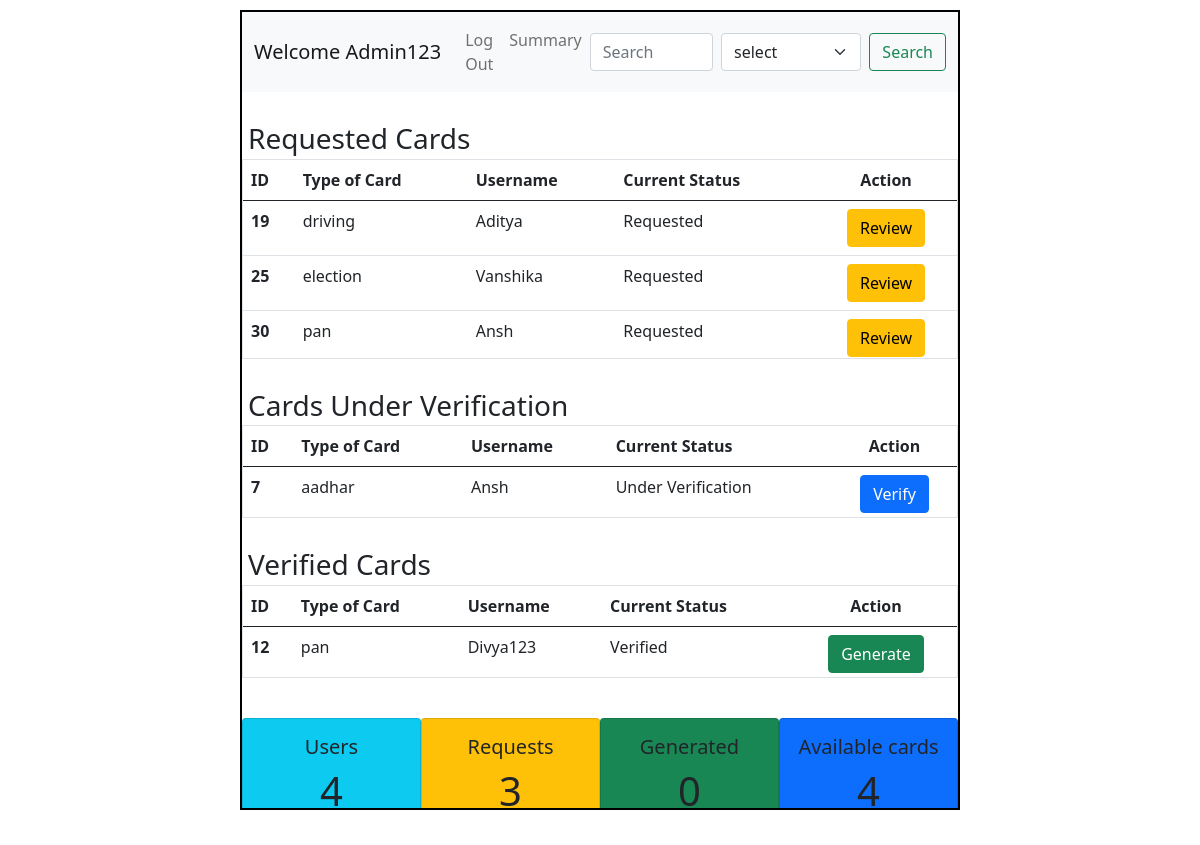
The page /admin on the database as committed earlier.
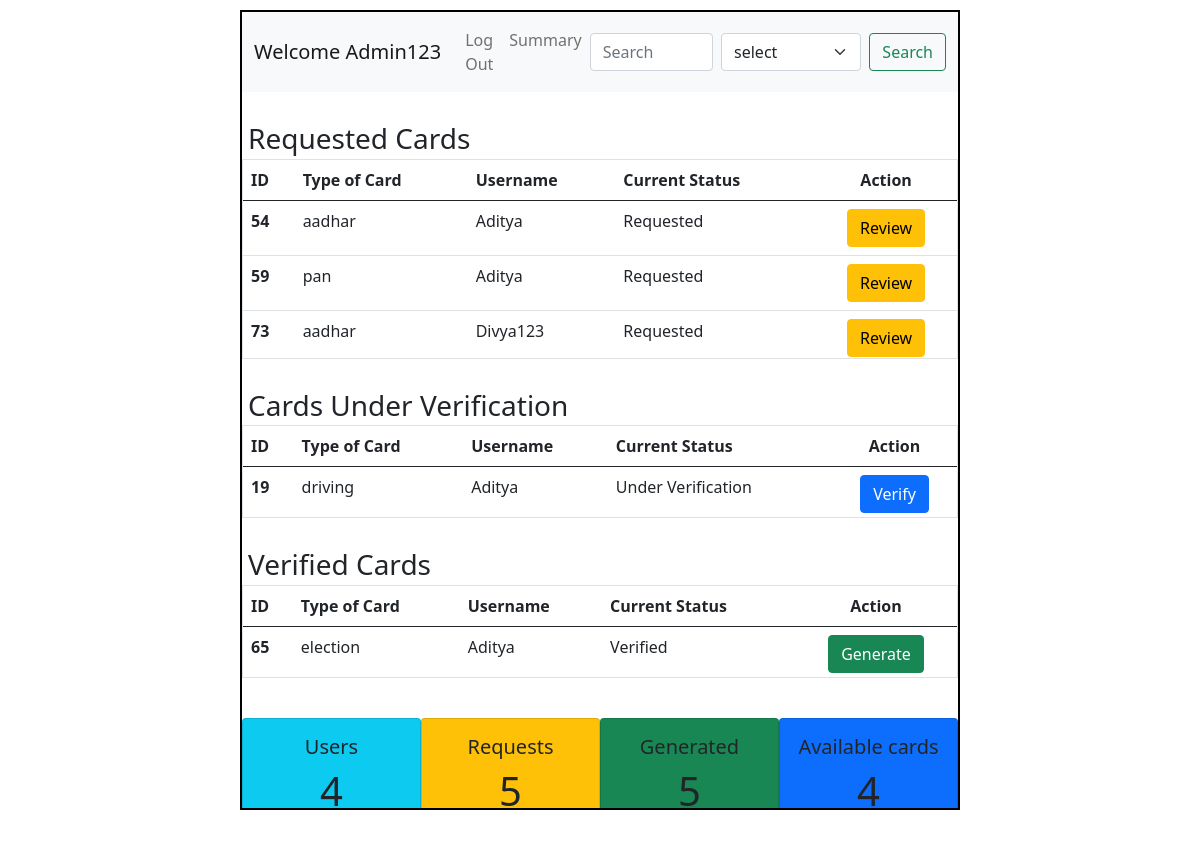
The same page on the database as committed later.
### application/models.py (models this page shows)
class Info(db.Model):
    id = db.Column(db.Integer(),primary_key= True)
    atr_name = db.Column(db.String(), nullable=False)
    atr_value = db.Column(db.String(),nullable = False)
    c_name = db.Column(db.String(),nullable = False)
    user_id = db.Column(db.Integer(),db.ForeignKey("user.id"),nullable= False)

class User(db.Model):
    id = db.Column(db.Integer(),primary_key = True)
    username = db.Column(db.String(),unique=True,nullable = False)
    email = db.Column(db.String(),unique = True, nullable = False)
    password = db.Column(db.String(),nullable= False)
    type = db.Column(db.String(),default ="general")
    details = db.relationship("Info",backref = "creator")

### application/controllers.py (the view)
@app.route("/admin")
def admin_dash():
    this_user = User.query.filter_by(type="admin").first()
    all_info = Info.query.all()
    users= len(User.query.all())-1
    requests = len(Info.query.filter_by(atr_value="requested").all())
    generated = len(Info.query.filter_by(atr_value="generated").all())
    return render_template("admin_dash.html", this_user=this_user, all_info=all_info,users=users,requests=requests,generated=generated)

### templates/admin_dash.html (shortened to what the changed rows need)
<!DOCTYPE html>
<html lang="en">
<head>
    <link rel="stylesheet" href="/static/style.css">
    <link href="https://cdn.jsdelivr.net/npm/bootstrap@5.0.2/dist/css/bootstrap.min.css" rel="stylesheet">
</head>
<body>
    <div id="main">
        <div id="canvas" class="overflow-auto">
            <div id="content">
              <div id="table" class="border" style="max-height:200px;overflow-y: scroll;">
              <table class="table">
                <thead>
                  <tr>
                    <th scope="col">ID</th>
                    <th scope="col">Type of Card</th>
                    <th scope="col">Username</th>
                    <th scope="col">Current Status</th>
                    <th scope="col" class="text-center">Action</th>
                  </tr>
                </thead>
                <tbody>
                  {% for info in all_info %}
                     {% if info.atr_value == "requested" %}
                        <tr>
                          <th scope="row">{{info.id}}</th>
                          <td>{{info.c_name}}</td>
                          <td>{{info.creator.username}}</td>
                          <td>Requested</td>
                          <td class="justify-content-evenly d-flex">
                            <a href="/update_status/{{info.c_name}}/{{info.user_id}}" type="button" class="btn btn-warning">Review</a>
                          </td>
                        </tr>
                      {% endif %}
                  {% endfor %}
                </tbody>
              </table>
              </div>
              <div id="table" class="border" style="max-height:93px;overflow-y: scroll;">
              <table class="table">
                <thead>
                  <tr>
                    <th scope="col">ID</th>
                    <th scope="col">Type of Card</th>
                    <th scope="col">Username</th>
                    <th scope="col">Current Status</th>
                    <th scope="col" class="text-center">Action</th>
                  </tr>
                </thead>
                <tbody>
                  {% for info in all_info %}
                     {% if info.atr_value == "under_verification" %}
                        <tr>
                          <th scope="row">{{info.id}}</th>
                          <td>{{info.c_name}}</td>
                          <td>{{info.creator.username}}</td>
                          <td>Under Verification</td>
                          <td class="justify-content-evenly d-flex">
                            <a href="/update_status/{{info.c_name}}/{{info.user_id}}" type="button" class="btn btn-primary">Verify</a>
                          </td>
                        </tr>
                      {% endif %}
                  {% endfor %}
                </tbody>
              </table>
              </div>
              <div id="table" class="border" style="max-height:93px;overflow-y: scroll;">
              <table class="table">
                <thead>
                  <tr>
                    <th scope="col">ID</th>
                    <th scope="col">Type of Card</th>
                    <th scope="col">Username</th>
                    <th scope="col">Current Status</th>
                    <th scope="col" class="text-center">Action</th>
                  </tr>
                </thead>
                <tbody>
                  {% for info in all_info %}
                    {% if info.atr_value == "verified" %}
                      <tr>
                        <th scope="row">{{info.id}}</th>
                        <td>{{info.c_name}}</td>
                        <td>{{info.creator.username}}</td>
                        <td>Verified</td>
                        <td class="justify-content-evenly d-flex">
                          <a href="/generate/{{info.c_name}}/{{info.user_id}}" type="button" class="btn btn-success">Generate</a>
                        </td>
                      </tr>
                    {% endif %}
                  {% endfor %}
                </tbody>
              </table>
              </div>
                <div class="d-flex justify-content-around text-center" style="margin-top: 40px;">
                  <div class="card bg-info p-3 ">
                    <h1>{{users}}</h1>
                  </div>
                  <div class="card bg-warning p-3 ">
                    <h5>Requests</h5>
                    <h1>{{requests}}</h1>
                  </div>
                  <div class="card bg-success p-3 ">
                    <h5>Generated</h5>
                    <h1>{{generated}}</h1>
                  </div>
                  <div class="card bg-primary p-3 ">
                    <h1>4</h1>
                  </div>
                </div>
            </div>
        </div>
    </div>
</body>
</html>

Rows that differ between the two databases and show on the page:
no longer on this page (row edited): Info: id "25", c_name "election", creator.username "Vanshika", shown under "Requested Cards"
no longer on this page (row edited): Info: id "30", c_name "pan", creator.username "Ansh", shown under "Requested Cards"
no longer on this page (row edited): Info: id "7", c_name "aadhar", creator.username "Ansh", shown under "Cards Under Verification"
no longer on this page (row edited): Info: id "12", c_name "pan", creator.username "Divya123", shown under "Verified Cards"
added Info: id "54", c_name "aadhar", creator.username "Aditya", shown under "Requested Cards"
added Info: id "59", c_name "pan", creator.username "Aditya", shown under "Requested Cards"
added Info: id "73", c_name "aadhar", creator.username "Divya123", shown under "Requested Cards"
changed Info "driving": moves from the list under "Requested Cards" to the list under "Cards Under Verification"
added Info: id "65", c_name "election", creator.username "Aditya", shown under "Verified Cards"
Other text that changed with them:
{{ requests }}: "3" → "5"
{{ generated }}: "0" → "5"
